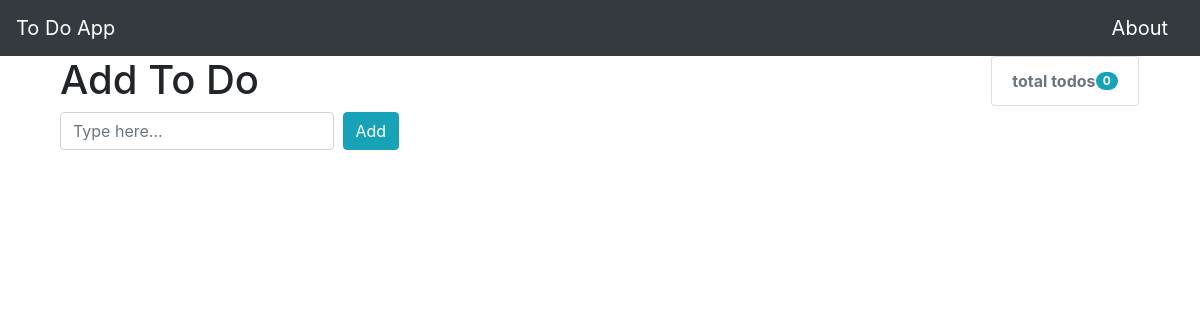
Before: / with the older database file.
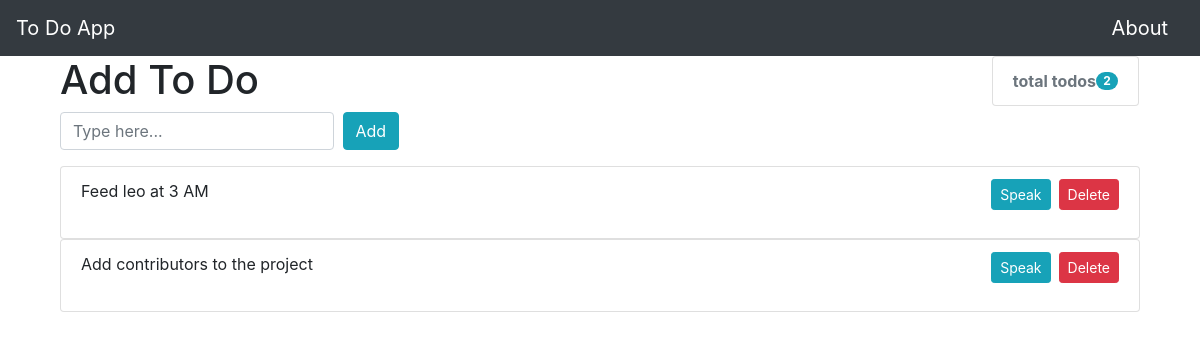
After: the same page with the newer database file.
### ToDoApp/models.py (models this page shows, shortened)
class ToDoModel(models.Model):
    text = models.CharField(max_length = 200)

### ToDoApp/views.py (the view)
# urls.py: 2. Add a URL to urlpatterns:  path('', views.home, name='home')
def home(request):
    context = {
        'form': ToDoForm,
        'todo_item':ToDoModel.objects.all(),
        'alltodo': ToDoModel.objects.count(),
        }
    return render(request,"ToDo/index.html",context)

### ToDoApp/templates/ToDo/index.html (shortened to what this page needs)
{% extends 'ToDo/base.html' %}
{% block content %}
    <div class = 'list-group float-right mr-3'>
        <li class="list-group-item d-flex justify-content-between align-items-center disabled">
            <strong>total todos</strong>
            <span class="badge badge-info badge-pill">{{ alltodo }}</span>
        </li>
    </div>
    <div class="container">
        <h1>Add To Do</h1>
        <form class = "form-inline" action="{% url 'add_todo' %}" method="post">
            <div class = 'row'>
                <div class="col">
                    {{ form.text }}
                    <input class="btn btn-info ml-1" type="submit" value="Add">
                </div>
            </div>
        </form>
    </div>
    <div class="container">
        {% for todo in todo_item %}
        <ul class="list-group">
            <li class="list-group-item">
                {{ todo.text }}
                <div class = 'float-right'>
                    <form action="delete_todo/{{ todo.id }}/" method="post">
                        <button class="btn btn-sm btn-danger" type="submit">Delete</button>
                    </form>
                </div>
                <div class = 'float-right mr-2'>
                    <form action="speak/{{ todo.id }}/" method="post">
                        <button class="btn btn-sm btn-info" type="submit">Speak</button>
                    </form>
                </div>
            </li>
          </ul>
        {% endfor %}
    </div>
{% endblock %}

### ToDoApp/templates/ToDo/base.html (shortened to what this page needs)
<link rel="stylesheet" href="https://stackpath.bootstrapcdn.com/bootstrap/4.4.1/css/bootstrap.min.css">
{% load static %}
<html>
    <head>
    </head>
    <body>
        <nav class="navbar navbar-dark bg-dark">
            <a class="navbar-brand" href="{% url 'home' %}">To Do App</a>
            <a class="navbar-brand" href="{% url 'about' %}">About</a>
        </nav>
        <div class="container">
            {% block content %}{% endblock content %}
        </div>
    </body>
</html>

Changed rows visible on the page:
added ToDoModel: text "Feed leo at 3 AM"
added ToDoModel: text "Add contributors to the project"
Other visible differences:
{{ alltodo }}: "0" → "2"
